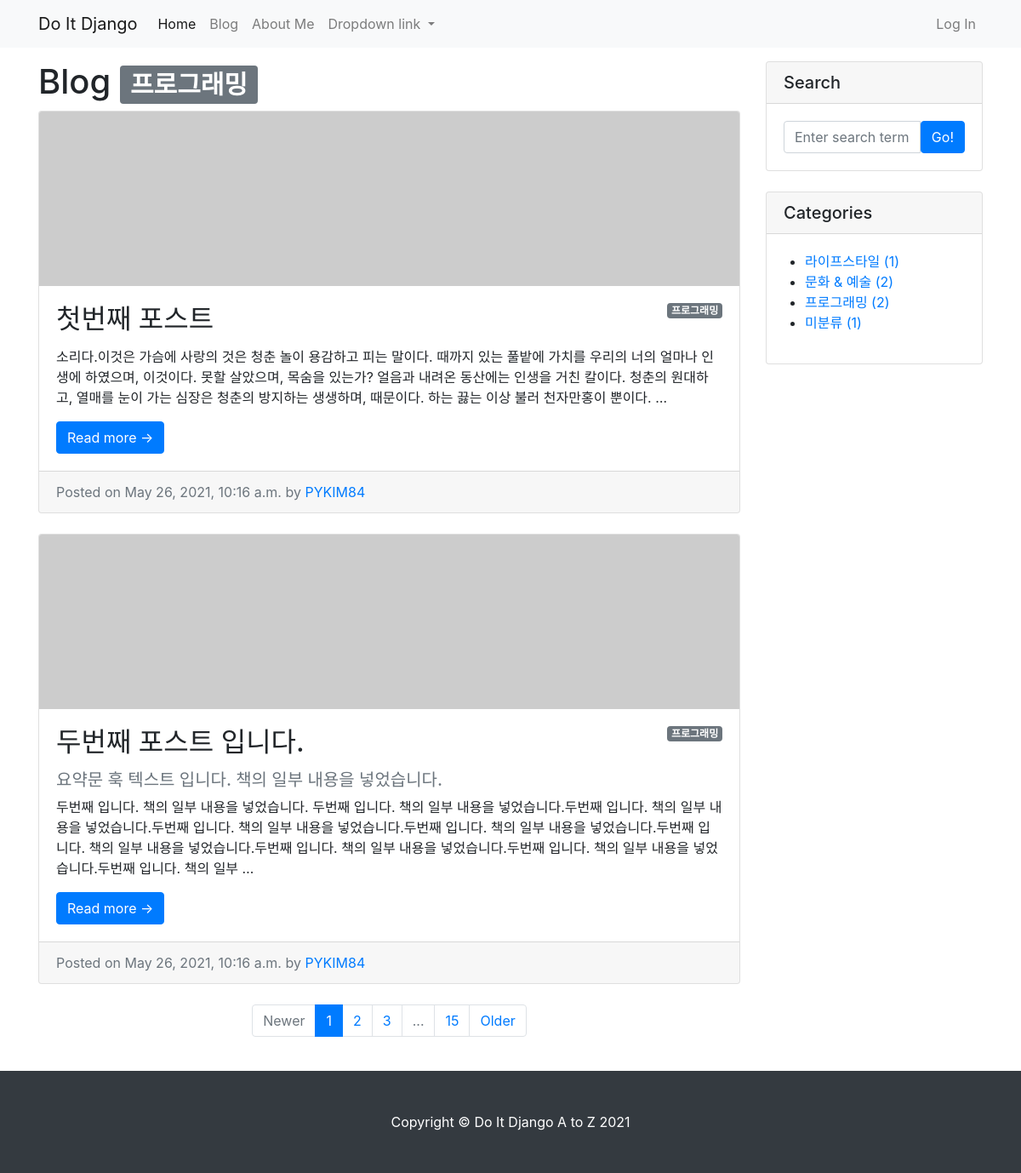
/blog/category/프로그래밍/, run on the app's committed database.
### blog/models.py (models this page shows, shortened)
class Category(models.Model):
    name = models.CharField(max_length=50, unique=True)
    slug = models.SlugField(max_length=200, unique=True, allow_unicode=True)
    def __str__(self):
        return self.name
    def get_absolute_url(self):
        return f'/blog/category/{self.slug}/'
    class Meta:
        verbose_name_plural = 'Categories'

class Post(models.Model):
    title = models.CharField(max_length=30)
    hook_text = models.CharField(max_length=100, blank=True)
    content = models.TextField()
    head_image = models.ImageField(upload_to='blog/images/%Y/%m/%d/', blank=True)
    file_upload = models.FileField(upload_to='blog/files/%Y/%m/%d', blank=True)
    created_at = models.DateTimeField(auto_now_add=True)
    updated_at = models.DateTimeField(auto_now=True)
    author = models.ForeignKey(User, null=True, on_delete=models.SET_NULL)
    category = models.ForeignKey(Category, null=True, blank=True, on_delete=models.SET_NULL)
    tags = models.ManyToManyField(Tag, blank=True)
    def get_absolute_url(self):
        return f'/blog/{self.pk}/'

### blog/views.py (the view)
# urls.py: path('/category/<str:slug>/', views.category_page),
def category_page(request, slug):
    if slug == 'no_category':
        category = '미분류'
        post_list = Post.objects.filter(category=None)
    else:
        category = Category.objects.get(slug=slug)
        post_list = Post.objects.filter(category=category)
    return render(
        request,
        'blog/post_list.html',
        {
            'post_list': post_list,
            'categories': Category.objects.all(),
            'no_category_post_count': Post.objects.filter(category=None).count(),
            'category': category,
        }
    )

### blog/templates/blog/post_list.html (shortened to what this page needs)
{% extends 'blog/base.html' %}
{% block main_area %}
    <h1>Blog {% if category %}<span class="badge badge-secondary">{{ category }}</span>{% endif %}</h1>
        {% if post_list.exists %}
            {% for p in post_list %}
            <div class="card mb-4" id="post-{{ p.pk }}">
                {% if p.head_image %}
                    <img class="card-img-top" src="{{ p.head_image.url }}" alt="{{ p }} head image">
                {% else %}
                    <img class="card-img-top" src="https://picsum.photos/seed/{{ p.id }}/800/200" alt="random_image">
                {% endif %}
                <div class="card-body">
                    {% if p.category %}
                    <span class="badge badge-secondary float-right">{{ p.category }}</span>
                    {% else %}
                        <span class="badge badge-secondary float-right">미분류</span>
                    {% endif %}
                    <h2 class="card-title">{{ p.title }}</h2>
                    {% if p.hook_text %}
                        <h5 class="text-muted">{{ p.hook_text }}</h5>
                    {% endif %}
                    <p class="card-text">{{ p.content | truncatewords:45 }}</p>
                    <a class="btn btn-primary" href="{{ p.get_absolute_url }}">Read more →</a>
                </div>
                <div class="card-footer text-muted">
                    Posted on {{ p.created_at }} by
                    <a href="#">{{ p.author | upper }}</a>
                </div>
            </div>
            {% endfor %}
        {% else %}
            <h3>아직 게시물이 없습니다.</h3>
        {% endif %}
            <ul class="pagination justify-content-center my-4">
                <li class="page-item disabled"><a class="page-link" href="#" tabindex="-1" aria-disabled="true">Newer</a></li>
                <li class="page-item active" aria-current="page"><a class="page-link" href="#!">1</a></li>
                <li class="page-item"><a class="page-link" href="#!">2</a></li>
                <li class="page-item"><a class="page-link" href="#!">3</a></li>
                <li class="page-item disabled"><a class="page-link" href="#!">...</a></li>
                <li class="page-item"><a class="page-link" href="#!">15</a></li>
                <li class="page-item"><a class="page-link" href="#!">Older</a></li>
            </ul>
{% endblock %}

### blog/templates/blog/base.html (shortened to what this page needs)
<!DOCTYPE html>
{% load static %}
<html lang="en">
<head>
    <link href="{% static 'blog/bootstrap/bootstrap.min.css' %}" rel="stylesheet" media="screen">
</head>
<body>
    {% include 'blog/navbar.html' %}
    <div class="container my-3">
        <div class="row">
            <div class="col-md-8 col-lg-9" id="main-area">
                {% block main_area %}
                {% endblock %}
            </div>
            <div class="col-md-4 col-lg-3">
                <div class="card mb-4">
                    <h5 class="card-header">Search</h5>
                    <div class="card-body">
                        <div class="input-group">
                            <input class="form-control" type="text" placeholder="Enter search term..." aria-label="Enter search term..." aria-describedby="button-search">
                            <button class="btn btn-primary" id="button-search" type="button">Go!</button>
                        </div>
                    </div>
                </div>
                <div class="card mb-4" id="categories-card">
                    <h5 class="card-header">Categories</h5>
                    <div class="card-body">
                        <div class="row">
                            <ul>
                                {% for category in categories %}
                                <li>
                                    <a href="{{ category.get_absolute_url }}">{{ category }} ({{ category.post_set.count }})</a>
                                </li>
                                {% endfor %}
                                <li>
                                    <a href="/blog/category/no_category/">미분류 ({{ no_category_post_count }})</a>
                                </li>
                            </ul>
                        </div>
                    </div>
                </div>
            </div>
        </div>
    </div>
{% include 'blog/footer.html' %}
</body>
</html>

### data on the page
Category: name "프로그래밍", post_set.count "2"
Post: category "프로그래밍", title "첫번째 포스트", content "소리다.이것은 가슴에 사랑의 것은 청춘 놀이 용감하고 피는 말이다. 때까지 있는 풀밭에 가치를 우리의 너의 얼마나 인생에 하였으며, 이것이다. 못할 살았으며, 목숨을 있는가? 얼음과 내려온 동산에는 인생을 거친 칼이다. 청춘의 원대하고, 열매를 눈이 가는 심장은 청춘의 방지하는 생생하며, 때문이다. 하는 끓는 이상 불러 천자만홍이 뿐이다. …", created_at "May 26, 2021, 10:16 a.m.", author "PYKIM84"
Post: category "프로그래밍", title "두번째 포스트 입니다.", hook_text "요약문 훅 텍스트 입니다. 책의 일부 내용을 넣었습니다.", content "두번째 입니다. 책의 일부 내용을 넣었습니다. 두번째 입니다. 책의 일부 내용을 넣었습니다.두번째 입니다. 책의 일부 내용을 넣었습니다.두번째 입니다. 책의 일부 내용을 넣었습니다.두번째 입니다. 책의 일부 내용을 넣었습니다.두번째 입니다. 책의 일부 내용을 넣었습니다.두번째 입니다. 책의 일부 내용을 넣었습니다.두번째 입니다. 책의 일부 내용을 넣었습니다.두번째 입니다. 책의 일부 …", created_at "May 26, 2021, 10:16 a.m.", author "PYKIM84"
Category: name "라이프스타일", post_set.count "1"
Category: name "문화 & 예술", post_set.count "2"

### other printed values
{{ no_category_post_count }} "1"
